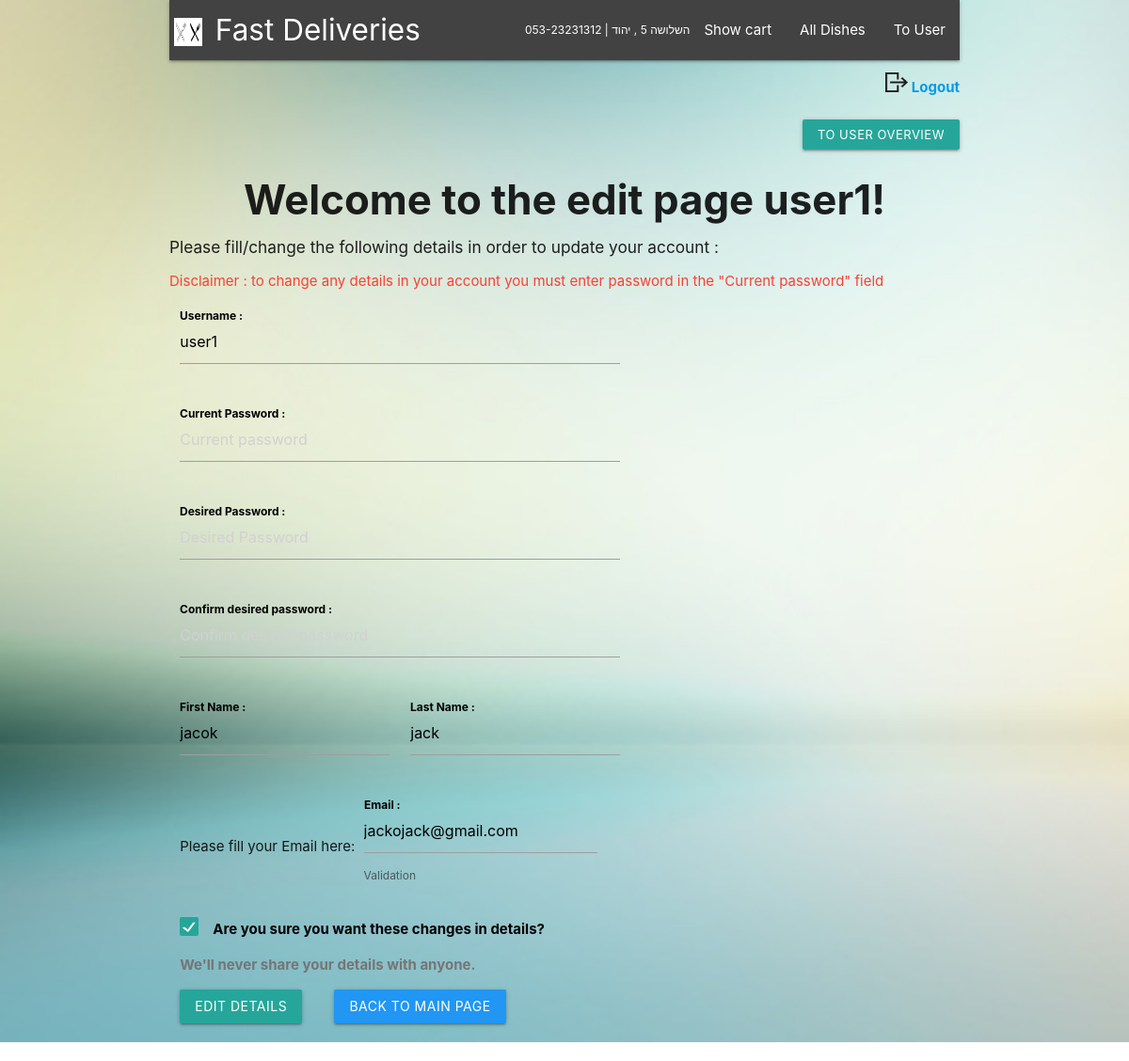
The page /edit-user-details (signed in) on the database its author committed.
### models/user.py (models this page shows)
class User(db.Model,UserMixin): # represents a user of the website
    id = db.Column(db.Integer,primary_key=True)
    username = db.Column(db.String(200),nullable=False,unique=True)
    password = db.Column(db.String(200),nullable=False)
    first_name = db.Column(db.String(200),nullable=False)
    last_name = db.Column(db.String(200),nullable=False)
    is_staff = db.Column(db.Boolean,default=False)
    email = db.Column(db.String(50),unique=True,nullable=False)
    carts = db.relationship('Cart',backref='user')

### controllers/users.py (the view, shortened to what this page needs)
@login_required
def edit_user_details():
    if is_staff_member() == True:
        return redirect(url_for("main_page"))
    return render_template("users/edit_user_details.html")

### auth.py (called while the page is built)
@login_manager.user_loader
def load_user(user_id): # userloader gets 1 parameter , user_id
    return User.query.get(int(user_id)) # because the id's are integers

### utils.py (called while the page is built)
def is_staff_member(): # one function instead of writing the code 10+ times
    if current_user.is_authenticated and current_user.is_staff:
        flash("This account does not have access to that part of the website , sorry.","error")
        return True
    return False

### templates/users/edit_user_details.html (shortened to what this page needs)
{% extends 'layout.html' %}
{% block content %}
<br>
<div dir="rtl">
    <a href="{{url_for ('users.show_user') }}" class="waves-effect waves-light btn-small">To User Overview</a>
</div>
<div class="centerize">
    <h3 class="bold">Welcome to the edit page {{current_user.username}}!</h3>
</div>
<h6>Please fill/change the following details in order to update your account : </h6>
<p class="red-text">Disclaimer : to change any details in your account you must enter password in the "Current password"
    field</p>
<div class="row">
    <form class="col s7" action="{{url_for('users.edit_user_details')}}" method="POST" novalidate>
        <div class="row">
            <div class="input-field col s12">
                <input id="username" type="text" class="validate" name="username" placeholder="Username"
                    value="{{current_user.username}}">
                <label for="username" class="bigger-text black-text">Username :</label>
            </div>
        </div>
        <div class="row">
            <div class="input-field col s12">
                <input id="current_password" type="password" class="validate" name="current_password"
                    placeholder="Current password">
                <label for="current_password" class="bigger-text black-text">Current Password :</label>
            </div>
        </div>
        <div class="row">
            <div class="input-field col s12">
                <input id="password" type="password" class="validate" name="password" placeholder="Desired Password">
                <label for="password" class="bigger-text black-text">Desired Password :</label>
            </div>
        </div>
        <div class="row">
            <div class="input-field col s12">
                <input id="Confirm Password" type="password" class="validate" name="confirm_password"
                    placeholder="Confirm desired password">
                <label for="Confirm Password" class="bigger-text black-text">Confirm desired password :</label>
            </div>
        </div>
        <div class="row">
            <div class="input-field col s6">
                <input placeholder="First name" id="first_name" type="text" name="first_name"
                    value="{{current_user.first_name}}">
                <label for="first_name" class="bigger-text black-text">First Name :</label>
            </div>
            <div class="input-field col s6">
                <input placeholder="Last name" id="last_name" type="text" class="validate" name="last_name"
                    value="{{current_user.last_name}}">
                <label for="last_name" class="bigger-text black-text">Last Name :</label>
            </div>
        </div>
        <div class="row">
            <div class="col s12">
                Please fill your Email here:
                <div class="input-field inline">
                    <input id="email_inline" type="email" class="validate" name="email" placeholder="Email"
                        value="{{current_user.email}}">
                    <label for="email_inline" class="bigger-text black-text">Email :</label>
                    <span class="helper-text" data-error="wrong format" data-success="right format">Validation</span>
                </div>
            </div>
        </div>
        <p>
            <label>
                <span class="bigger-text black-text">Are you sure you want these changes in details?</span>
            </label>
        </p>
        <p class="grey-text text-darken-1 bold">We'll never share your details with anyone.</p>
        <div class="row">
            <div class="col s12">
                <button type="submit" class="btn waves-effect waves-light">Edit details</button>
                <a href="{{url_for('main_page')}}" class="btn waves-effect waves-light blue dish_list">Back to main
                    page</a>
            </div>
        </div>
</div>
</div>
{% endblock %}

### static/style.css (style rules this page uses)
.centerize { text-align: center; }
.bold { font-weight: bold; }
.bigger-text { font-size:18px; font-weight: bold; }
.red-text { color:red; }
.dish_list { margin-left:30px }

### rows shown on the page
User: username "user1", first_name "jacok", last_name "jack", email "jackojack@gmail.com"
